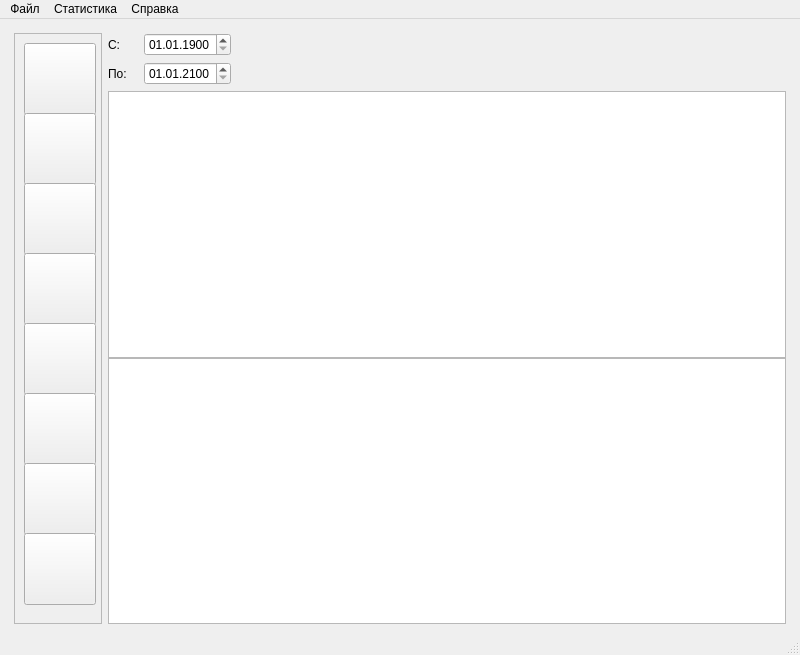
<?xml version="1.0" encoding="UTF-8"?>
<ui version="4.0">
 <class>MainWindow</class>
 <widget class="QMainWindow" name="MainWindow">
  <property name="geometry">
   <rect>
    <x>0</x>
    <y>0</y>
    <width>800</width>
    <height>655</height>
   </rect>
  </property>
  <property name="minimumSize">
   <size>
    <width>0</width>
    <height>655</height>
   </size>
  </property>
  <property name="maximumSize">
   <size>
    <width>16777215</width>
    <height>6000</height>
   </size>
  </property>
  <property name="windowTitle">
   <string>QFootballStat: футбольная статистика</string>
  </property>
  <property name="windowIcon">
   <iconset resource="resources.qrc">
    <normaloff>:/icon/window.png</normaloff>:/icon/window.png</iconset>
  </property>
  <property name="iconSize">
   <size>
    <width>32</width>
    <height>32</height>
   </size>
  </property>
  <widget class="QWidget" name="centralwidget">
   <property name="sizePolicy">
    <sizepolicy hsizetype="Expanding" vsizetype="Expanding">
     <horstretch>0</horstretch>
     <verstretch>0</verstretch>
    </sizepolicy>
   </property>
   <layout class="QHBoxLayout" name="horizontalLayout">
    <item>
     <layout class="QGridLayout" name="gridLayout">
      <property name="verticalSpacing">
       <number>0</number>
      </property>
      <item row="0" column="0">
       <spacer name="horizontalSpacer_2">
        <property name="orientation">
         <enum>Qt::Horizontal</enum>
        </property>
        <property name="sizeType">
         <enum>QSizePolicy::Fixed</enum>
        </property>
        <property name="sizeHint" stdset="0">
         <size>
          <width>5</width>
          <height>5</height>
         </size>
        </property>
       </spacer>
      </item>
      <item row="0" column="5">
       <spacer name="horizontalSpacer_3">
        <property name="orientation">
         <enum>Qt::Horizontal</enum>
        </property>
        <property name="sizeType">
         <enum>QSizePolicy::Fixed</enum>
        </property>
        <property name="sizeHint" stdset="0">
         <size>
          <width>5</width>
          <height>5</height>
         </size>
        </property>
       </spacer>
      </item>
      <item row="0" column="1">
       <spacer name="horizontalSpacer">
        <property name="orientation">
         <enum>Qt::Horizontal</enum>
        </property>
        <property name="sizeType">
         <enum>QSizePolicy::Fixed</enum>
        </property>
        <property name="sizeHint" stdset="0">
         <size>
          <width>88</width>
          <height>5</height>
         </size>
        </property>
       </spacer>
      </item>
      <item row="1" column="1" rowspan="6">
       <widget class="QScrollArea" name="scrollArea">
        <property name="sizePolicy">
         <sizepolicy hsizetype="Fixed" vsizetype="Expanding">
          <horstretch>0</horstretch>
          <verstretch>0</verstretch>
         </sizepolicy>
        </property>
        <property name="minimumSize">
         <size>
          <width>88</width>
          <height>440</height>
         </size>
        </property>
        <property name="lineWidth">
         <number>1</number>
        </property>
        <property name="verticalScrollBarPolicy">
         <enum>Qt::ScrollBarAsNeeded</enum>
        </property>
        <property name="horizontalScrollBarPolicy">
         <enum>Qt::ScrollBarAlwaysOff</enum>
        </property>
        <property name="widgetResizable">
         <bool>true</bool>
        </property>
        <property name="alignment">
         <set>Qt::AlignLeading|Qt::AlignLeft|Qt::AlignTop</set>
        </property>
        <widget class="QWidget" name="scrollAreaWidgetContents">
         <property name="geometry">
          <rect>
           <x>0</x>
           <y>0</y>
           <width>86</width>
           <height>581</height>
          </rect>
         </property>
         <widget class="QPushButton" name="pushButton_1">
          <property name="geometry">
           <rect>
            <x>9</x>
            <y>9</y>
            <width>72</width>
            <height>72</height>
           </rect>
          </property>
          <property name="sizePolicy">
           <sizepolicy hsizetype="Fixed" vsizetype="Fixed">
            <horstretch>0</horstretch>
            <verstretch>0</verstretch>
           </sizepolicy>
          </property>
          <property name="minimumSize">
           <size>
            <width>72</width>
            <height>72</height>
           </size>
          </property>
          <property name="maximumSize">
           <size>
            <width>72</width>
            <height>72</height>
           </size>
          </property>
          <property name="toolTip">
           <string>Турнирная таблица</string>
          </property>
          <property name="text">
           <string/>
          </property>
          <property name="icon">
           <iconset resource="resources.qrc">
            <normaloff>:/icon/mode1.png</normaloff>:/icon/mode1.png</iconset>
          </property>
          <property name="iconSize">
           <size>
            <width>64</width>
            <height>64</height>
           </size>
          </property>
         </widget>
         <widget class="QPushButton" name="pushButton_2">
          <property name="geometry">
           <rect>
            <x>9</x>
            <y>79</y>
            <width>72</width>
            <height>72</height>
           </rect>
          </property>
          <property name="sizePolicy">
           <sizepolicy hsizetype="Fixed" vsizetype="Fixed">
            <horstretch>0</horstretch>
            <verstretch>0</verstretch>
           </sizepolicy>
          </property>
          <property name="minimumSize">
           <size>
            <width>72</width>
            <height>72</height>
           </size>
          </property>
          <property name="maximumSize">
           <size>
            <width>72</width>
            <height>72</height>
           </size>
          </property>
          <property name="toolTip">
           <string>Командная статистика</string>
          </property>
          <property name="text">
           <string/>
          </property>
          <property name="icon">
           <iconset resource="resources.qrc">
            <normaloff>:/icon/mode2.png</normaloff>:/icon/mode2.png</iconset>
          </property>
          <property name="iconSize">
           <size>
            <width>64</width>
            <height>64</height>
           </size>
          </property>
         </widget>
         <widget class="QPushButton" name="pushButton_3">
          <property name="geometry">
           <rect>
            <x>9</x>
            <y>149</y>
            <width>72</width>
            <height>72</height>
           </rect>
          </property>
          <property name="sizePolicy">
           <sizepolicy hsizetype="Fixed" vsizetype="Fixed">
            <horstretch>0</horstretch>
            <verstretch>0</verstretch>
           </sizepolicy>
          </property>
          <property name="minimumSize">
           <size>
            <width>72</width>
            <height>72</height>
           </size>
          </property>
          <property name="maximumSize">
           <size>
            <width>72</width>
            <height>72</height>
           </size>
          </property>
          <property name="toolTip">
           <string>Судейская статистика</string>
          </property>
          <property name="text">
           <string/>
          </property>
          <property name="icon">
           <iconset resource="resources.qrc">
            <normaloff>:/icon/mode3.png</normaloff>:/icon/mode3.png</iconset>
          </property>
          <property name="iconSize">
           <size>
            <width>64</width>
            <height>64</height>
           </size>
          </property>
         </widget>
         <widget class="QPushButton" name="pushButton_4">
          <property name="geometry">
           <rect>
            <x>9</x>
            <y>219</y>
            <width>72</width>
            <height>72</height>
           </rect>
          </property>
          <property name="sizePolicy">
           <sizepolicy hsizetype="Fixed" vsizetype="Fixed">
            <horstretch>0</horstretch>
            <verstretch>0</verstretch>
           </sizepolicy>
          </property>
          <property name="minimumSize">
           <size>
            <width>72</width>
            <height>72</height>
           </size>
          </property>
          <property name="maximumSize">
           <size>
            <width>72</width>
            <height>72</height>
           </size>
          </property>
          <property name="toolTip">
           <string>Личная статистика игроков</string>
          </property>
          <property name="text">
           <string/>
          </property>
          <property name="icon">
           <iconset resource="resources.qrc">
            <normaloff>:/icon/mode4.png</normaloff>:/icon/mode4.png</iconset>
          </property>
          <property name="iconSize">
           <size>
            <width>64</width>
            <height>64</height>
           </size>
          </property>
         </widget>
         <widget class="QPushButton" name="pushButton_5">
          <property name="geometry">
           <rect>
            <x>9</x>
            <y>289</y>
            <width>72</width>
            <height>72</height>
           </rect>
          </property>
          <property name="sizePolicy">
           <sizepolicy hsizetype="Fixed" vsizetype="Fixed">
            <horstretch>0</horstretch>
            <verstretch>0</verstretch>
           </sizepolicy>
          </property>
          <property name="minimumSize">
           <size>
            <width>72</width>
            <height>72</height>
           </size>
          </property>
          <property name="maximumSize">
           <size>
            <width>72</width>
            <height>72</height>
           </size>
          </property>
          <property name="toolTip">
           <string>Результаты матчей</string>
          </property>
          <property name="text">
           <string/>
          </property>
          <property name="icon">
           <iconset resource="resources.qrc">
            <normaloff>:/icon/mode5.png</normaloff>:/icon/mode5.png</iconset>
          </property>
          <property name="iconSize">
           <size>
            <width>64</width>
            <height>64</height>
           </size>
          </property>
         </widget>
         <widget class="QPushButton" name="pushButton_6">
          <property name="geometry">
           <rect>
            <x>9</x>
            <y>359</y>
            <width>72</width>
            <height>72</height>
           </rect>
          </property>
          <property name="sizePolicy">
           <sizepolicy hsizetype="Fixed" vsizetype="Fixed">
            <horstretch>0</horstretch>
            <verstretch>0</verstretch>
           </sizepolicy>
          </property>
          <property name="minimumSize">
           <size>
            <width>72</width>
            <height>72</height>
           </size>
          </property>
          <property name="maximumSize">
           <size>
            <width>72</width>
            <height>72</height>
           </size>
          </property>
          <property name="toolTip">
           <string>Список бомбардиров</string>
          </property>
          <property name="text">
           <string/>
          </property>
          <property name="icon">
           <iconset resource="resources.qrc">
            <normaloff>:/icon/mode6.png</normaloff>:/icon/mode6.png</iconset>
          </property>
          <property name="iconSize">
           <size>
            <width>64</width>
            <height>64</height>
           </size>
          </property>
         </widget>
         <widget class="QPushButton" name="pushButton_7">
          <property name="geometry">
           <rect>
            <x>9</x>
            <y>429</y>
            <width>72</width>
            <height>72</height>
           </rect>
          </property>
          <property name="sizePolicy">
           <sizepolicy hsizetype="Fixed" vsizetype="Fixed">
            <horstretch>0</horstretch>
            <verstretch>0</verstretch>
           </sizepolicy>
          </property>
          <property name="minimumSize">
           <size>
            <width>72</width>
            <height>72</height>
           </size>
          </property>
          <property name="maximumSize">
           <size>
            <width>72</width>
            <height>72</height>
           </size>
          </property>
          <property name="toolTip">
           <string>Тренерская статистика</string>
          </property>
          <property name="text">
           <string/>
          </property>
          <property name="icon">
           <iconset resource="resources.qrc">
            <normaloff>:/icon/mode7.png</normaloff>:/icon/mode7.png</iconset>
          </property>
          <property name="iconSize">
           <size>
            <width>64</width>
            <height>64</height>
           </size>
          </property>
         </widget>
         <widget class="QPushButton" name="pushButton_8">
          <property name="geometry">
           <rect>
            <x>9</x>
            <y>499</y>
            <width>72</width>
            <height>72</height>
           </rect>
          </property>
          <property name="sizePolicy">
           <sizepolicy hsizetype="Fixed" vsizetype="Fixed">
            <horstretch>0</horstretch>
            <verstretch>0</verstretch>
           </sizepolicy>
          </property>
          <property name="minimumSize">
           <size>
            <width>72</width>
            <height>72</height>
           </size>
          </property>
          <property name="maximumSize">
           <size>
            <width>72</width>
            <height>72</height>
           </size>
          </property>
          <property name="toolTip">
           <string>Статистика по стадионам</string>
          </property>
          <property name="text">
           <string/>
          </property>
          <property name="icon">
           <iconset resource="resources.qrc">
            <normaloff>:/icon/mode8.png</normaloff>:/icon/mode8.png</iconset>
          </property>
          <property name="iconSize">
           <size>
            <width>64</width>
            <height>64</height>
           </size>
          </property>
         </widget>
        </widget>
       </widget>
      </item>
      <item row="1" column="3">
       <widget class="QDateEdit" name="dateEditFrom">
        <property name="sizePolicy">
         <sizepolicy hsizetype="Fixed" vsizetype="Fixed">
          <horstretch>0</horstretch>
          <verstretch>0</verstretch>
         </sizepolicy>
        </property>
        <property name="dateTime">
         <datetime>
          <hour>0</hour>
          <minute>0</minute>
          <second>0</second>
          <year>1900</year>
          <month>1</month>
          <day>1</day>
         </datetime>
        </property>
        <property name="date">
         <date>
          <year>1900</year>
          <month>1</month>
          <day>1</day>
         </date>
        </property>
        <property name="displayFormat">
         <string>dd.MM.yyyy</string>
        </property>
       </widget>
      </item>
      <item row="3" column="3">
       <widget class="QDateEdit" name="dateEditTill">
        <property name="sizePolicy">
         <sizepolicy hsizetype="Fixed" vsizetype="Fixed">
          <horstretch>0</horstretch>
          <verstretch>0</verstretch>
         </sizepolicy>
        </property>
        <property name="date">
         <date>
          <year>2100</year>
          <month>1</month>
          <day>1</day>
         </date>
        </property>
        <property name="displayFormat">
         <string>dd.MM.yyyy</string>
        </property>
       </widget>
      </item>
      <item row="1" column="2">
       <widget class="QLabel" name="label">
        <property name="minimumSize">
         <size>
          <width>30</width>
          <height>0</height>
         </size>
        </property>
        <property name="maximumSize">
         <size>
          <width>30</width>
          <height>16777215</height>
         </size>
        </property>
        <property name="text">
         <string>С:</string>
        </property>
       </widget>
      </item>
      <item row="3" column="2">
       <widget class="QLabel" name="label_2">
        <property name="maximumSize">
         <size>
          <width>16777215</width>
          <height>16777215</height>
         </size>
        </property>
        <property name="text">
         <string>По:</string>
        </property>
       </widget>
      </item>
      <item row="5" column="2" colspan="3">
       <widget class="QTableWidget" name="table"/>
      </item>
      <item row="6" column="2" colspan="3">
       <widget class="QTextBrowser" name="text">
        <property name="sizePolicy">
         <sizepolicy hsizetype="Expanding" vsizetype="Expanding">
          <horstretch>0</horstretch>
          <verstretch>0</verstretch>
         </sizepolicy>
        </property>
        <property name="maximumSize">
         <size>
          <width>16777215</width>
          <height>16777215</height>
         </size>
        </property>
        <property name="verticalScrollBarPolicy">
         <enum>Qt::ScrollBarAsNeeded</enum>
        </property>
        <property name="horizontalScrollBarPolicy">
         <enum>Qt::ScrollBarAsNeeded</enum>
        </property>
       </widget>
      </item>
      <item row="2" column="3">
       <spacer name="verticalSpacer">
        <property name="orientation">
         <enum>Qt::Vertical</enum>
        </property>
        <property name="sizeType">
         <enum>QSizePolicy::Fixed</enum>
        </property>
        <property name="sizeHint" stdset="0">
         <size>
          <width>20</width>
          <height>6</height>
         </size>
        </property>
       </spacer>
      </item>
      <item row="4" column="3">
       <spacer name="verticalSpacer_2">
        <property name="orientation">
         <enum>Qt::Vertical</enum>
        </property>
        <property name="sizeType">
         <enum>QSizePolicy::Fixed</enum>
        </property>
        <property name="sizeHint" stdset="0">
         <size>
          <width>20</width>
          <height>6</height>
         </size>
        </property>
       </spacer>
      </item>
     </layout>
    </item>
   </layout>
  </widget>
  <widget class="QMenuBar" name="menubar">
   <property name="geometry">
    <rect>
     <x>0</x>
     <y>0</y>
     <width>800</width>
     <height>25</height>
    </rect>
   </property>
   <widget class="QMenu" name="menuFile">
    <property name="title">
     <string>Файл</string>
    </property>
    <addaction name="actionOpen"/>
    <addaction name="actionSave"/>
    <addaction name="separator"/>
    <addaction name="separator"/>
    <addaction name="actionExit"/>
   </widget>
   <widget class="QMenu" name="menu">
    <property name="title">
     <string>Статистика</string>
    </property>
    <widget class="QMenu" name="menu_3">
     <property name="title">
      <string>Матчи</string>
     </property>
     <addaction name="actionCalculateMatches"/>
    </widget>
    <widget class="QMenu" name="menu_4">
     <property name="title">
      <string>Игроки</string>
     </property>
     <addaction name="actionCalculateGoals"/>
     <addaction name="actionCalculatePlayers"/>
    </widget>
    <widget class="QMenu" name="menu_5">
     <property name="title">
      <string>Судьи</string>
     </property>
     <addaction name="actionCalculateReferies"/>
    </widget>
    <widget class="QMenu" name="menu_6">
     <property name="title">
      <string>Тренеры</string>
     </property>
     <addaction name="actionCalculateCoaches"/>
    </widget>
    <widget class="QMenu" name="menu_7">
     <property name="title">
      <string>Стадионы</string>
     </property>
     <addaction name="actionCalculateStadiums"/>
    </widget>
    <widget class="QMenu" name="menu_8">
     <property name="title">
      <string>Команды</string>
     </property>
     <addaction name="actionCalculateTeams"/>
     <addaction name="actionCalculateTable"/>
    </widget>
    <addaction name="menu_4"/>
    <addaction name="menu_8"/>
    <addaction name="menu_3"/>
    <addaction name="menu_7"/>
    <addaction name="menu_5"/>
    <addaction name="menu_6"/>
   </widget>
   <widget class="QMenu" name="menu_2">
    <property name="title">
     <string>Справка</string>
    </property>
    <addaction name="actionAbout"/>
   </widget>
   <addaction name="menuFile"/>
   <addaction name="menu"/>
   <addaction name="menu_2"/>
  </widget>
  <widget class="QStatusBar" name="statusbar"/>
  <action name="actionExit">
   <property name="text">
    <string>Выход</string>
   </property>
  </action>
  <action name="actionCalculateTable">
   <property name="text">
    <string>Турнирная таблица</string>
   </property>
  </action>
  <action name="actionCalculateGoals">
   <property name="text">
    <string>Список бомбардиров</string>
   </property>
  </action>
  <action name="actionCalculateReferies">
   <property name="text">
    <string>Список судей</string>
   </property>
  </action>
  <action name="actionCalculateMatches">
   <property name="text">
    <string>Список матчей</string>
   </property>
  </action>
  <action name="actionSave">
   <property name="text">
    <string>Сохранить таблицу</string>
   </property>
  </action>
  <action name="actionOpen">
   <property name="text">
    <string>Выбрать директорий</string>
   </property>
  </action>
  <action name="actionAbout">
   <property name="text">
    <string>О программе</string>
   </property>
  </action>
  <action name="actionCalculateCoaches">
   <property name="text">
    <string>Список тренеров</string>
   </property>
  </action>
  <action name="actionCalculateStadiums">
   <property name="text">
    <string>Список стадионов</string>
   </property>
  </action>
  <action name="actionCalculatePlayers">
   <property name="text">
    <string>Список игроков</string>
   </property>
  </action>
  <action name="actionCalculateTeams">
   <property name="text">
    <string>Количество игроков</string>
   </property>
  </action>
 </widget>
 <resources>
  <include location="resources.qrc"/>
 </resources>
 <connections/>
</ui>
